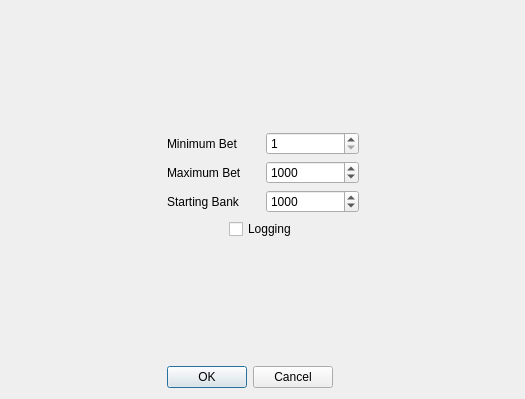
<?xml version="1.0" encoding="UTF-8"?>
<ui version="4.0">
 <class>Dialog</class>
 <widget class="QDialog" name="Dialog">
  <property name="windowModality">
   <enum>Qt::ApplicationModal</enum>
  </property>
  <property name="enabled">
   <bool>true</bool>
  </property>
  <property name="geometry">
   <rect>
    <x>0</x>
    <y>0</y>
    <width>525</width>
    <height>399</height>
   </rect>
  </property>
  <property name="windowTitle">
   <string>Dialog</string>
  </property>
  <layout class="QGridLayout" name="gridLayout">
   <item row="1" column="3">
    <spacer name="horizontalSpacer_2">
     <property name="orientation">
      <enum>Qt::Horizontal</enum>
     </property>
     <property name="sizeHint" stdset="0">
      <size>
       <width>104</width>
       <height>20</height>
      </size>
     </property>
    </spacer>
   </item>
   <item row="3" column="1">
    <widget class="QDialogButtonBox" name="buttonBox">
     <property name="orientation">
      <enum>Qt::Horizontal</enum>
     </property>
     <property name="standardButtons">
      <set>QDialogButtonBox::Cancel|QDialogButtonBox::Ok</set>
     </property>
    </widget>
   </item>
   <item row="2" column="2">
    <spacer name="verticalSpacer">
     <property name="orientation">
      <enum>Qt::Vertical</enum>
     </property>
     <property name="sizeHint" stdset="0">
      <size>
       <width>20</width>
       <height>62</height>
      </size>
     </property>
    </spacer>
   </item>
   <item row="1" column="1" colspan="2">
    <layout class="QVBoxLayout" name="verticalLayout_2">
     <item>
      <layout class="QVBoxLayout" name="verticalLayout">
       <item>
        <layout class="QHBoxLayout" name="horizontalLayout_2">
         <item>
          <widget class="QLabel" name="minimumBet">
           <property name="text">
            <string>Minimum Bet</string>
           </property>
          </widget>
         </item>
         <item>
          <widget class="QSpinBox" name="minimumBetDefault">
           <property name="minimumSize">
            <size>
             <width>25</width>
             <height>5</height>
            </size>
           </property>
           <property name="minimum">
            <number>1</number>
           </property>
           <property name="maximum">
            <number>10000</number>
           </property>
          </widget>
         </item>
        </layout>
       </item>
       <item>
        <layout class="QHBoxLayout" name="horizontalLayout_3">
         <item>
          <widget class="QLabel" name="maximumBet">
           <property name="text">
            <string>Maximum Bet</string>
           </property>
          </widget>
         </item>
         <item>
          <widget class="QSpinBox" name="maximumBetDefault">
           <property name="minimum">
            <number>1</number>
           </property>
           <property name="maximum">
            <number>10000</number>
           </property>
           <property name="value">
            <number>1000</number>
           </property>
          </widget>
         </item>
        </layout>
       </item>
       <item>
        <layout class="QHBoxLayout" name="horizontalLayout_4">
         <item>
          <widget class="QLabel" name="startingBank">
           <property name="text">
            <string>Starting Bank</string>
           </property>
          </widget>
         </item>
         <item>
          <widget class="QSpinBox" name="startingBankDefault">
           <property name="minimum">
            <number>1</number>
           </property>
           <property name="maximum">
            <number>10000</number>
           </property>
           <property name="value">
            <number>1000</number>
           </property>
          </widget>
         </item>
        </layout>
       </item>
      </layout>
     </item>
     <item>
      <layout class="QHBoxLayout" name="horizontalLayout">
       <item>
        <spacer name="horizontalSpacer_3">
         <property name="orientation">
          <enum>Qt::Horizontal</enum>
         </property>
         <property name="sizeHint" stdset="0">
          <size>
           <width>40</width>
           <height>20</height>
          </size>
         </property>
        </spacer>
       </item>
       <item>
        <widget class="QCheckBox" name="loggingCheck">
         <property name="text">
          <string>Logging</string>
         </property>
        </widget>
       </item>
       <item>
        <spacer name="horizontalSpacer_4">
         <property name="orientation">
          <enum>Qt::Horizontal</enum>
         </property>
         <property name="sizeHint" stdset="0">
          <size>
           <width>40</width>
           <height>20</height>
          </size>
         </property>
        </spacer>
       </item>
      </layout>
     </item>
    </layout>
   </item>
   <item row="1" column="0">
    <spacer name="horizontalSpacer">
     <property name="orientation">
      <enum>Qt::Horizontal</enum>
     </property>
     <property name="sizeHint" stdset="0">
      <size>
       <width>104</width>
       <height>20</height>
      </size>
     </property>
    </spacer>
   </item>
   <item row="0" column="2">
    <spacer name="verticalSpacer_2">
     <property name="orientation">
      <enum>Qt::Vertical</enum>
     </property>
     <property name="sizeHint" stdset="0">
      <size>
       <width>20</width>
       <height>63</height>
      </size>
     </property>
    </spacer>
   </item>
  </layout>
 </widget>
 <resources/>
 <connections>
  <connection>
   <sender>buttonBox</sender>
   <signal>accepted()</signal>
   <receiver>Dialog</receiver>
   <slot>accept()</slot>
   <hints>
    <hint type="sourcelabel">
     <x>248</x>
     <y>254</y>
    </hint>
    <hint type="destinationlabel">
     <x>157</x>
     <y>274</y>
    </hint>
   </hints>
  </connection>
  <connection>
   <sender>buttonBox</sender>
   <signal>rejected()</signal>
   <receiver>Dialog</receiver>
   <slot>reject()</slot>
   <hints>
    <hint type="sourcelabel">
     <x>316</x>
     <y>260</y>
    </hint>
    <hint type="destinationlabel">
     <x>286</x>
     <y>274</y>
    </hint>
   </hints>
  </connection>
 </connections>
</ui>
